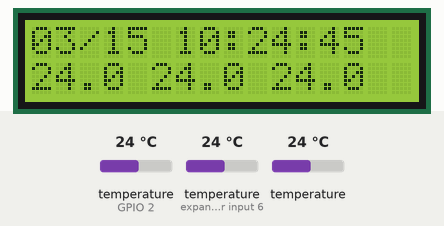
The sketch below on a simulated ESP32. Parts: 16×2 character LCD. The test bench sets the inputs (shaded band); at power-on: temperature (sensors on GPIO 2, expander input 6) 24 °C, temperature 24 °C. WiFi joins after 1.5 s; servers stay silent unless stated; a WiFi scan finds three made-up networks; uploads are accepted with an empty reply; the local clock reads 2024-03-15 10:24:30 at power-on unless the sketch sets it; what the sketch prints to the serial monitor is not drawn.

Above: at 16.4 s.
16.5 s: temperature (sensor on GPIO 2) set to 12 °C
At 22.3 s:
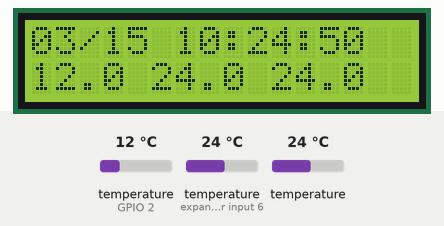
22.6 s: temperature (sensor on expander input 6) set to 12 °C
At 26.4 s:
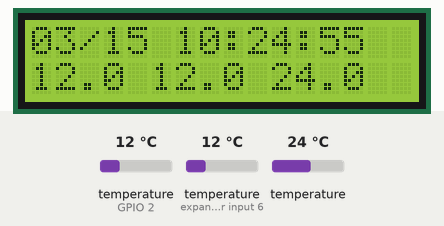
27.6 s: temperature (sensor 202) set to 12 °C
At 31.4 s:
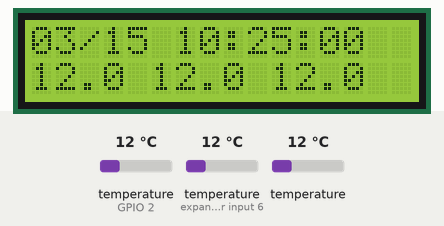
32.6 s: temperature (sensor on GPIO 2) set to 19 °C
At 36.4 s:
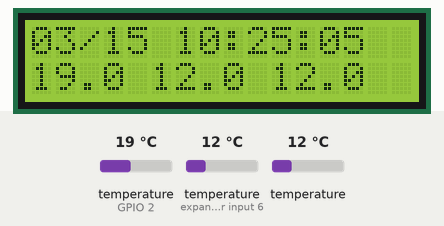
37.6 s: temperature (sensor on expander input 6) set to 19 °C
At 41.4 s:
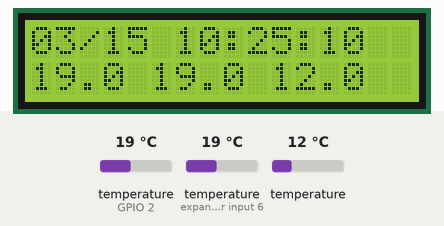
42.6 s: temperature (sensor 202) set to 19 °C
At 46.4 s:
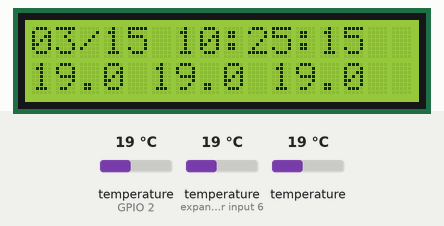
Timing chart, 0 to 47.9 s (numbered marks = the images above; inputs shaded):
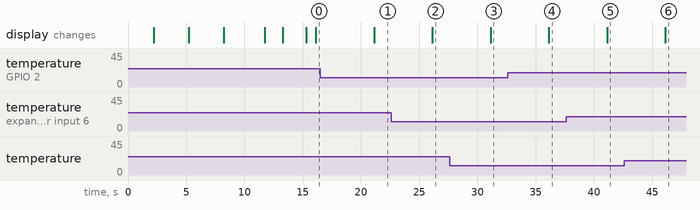

Measured:
- after the input at 16.5 s, the display: changes after 4.6 s (image 1)
- after the input at 22.6 s, the display: changes after 3.5 s (image 2)
- after the input at 27.6 s, the display: changes after 3.5 s (image 3)
- after the input at 32.6 s, the display: changes after 3.5 s (image 4)
- after the input at 37.6 s, the display: changes after 3.5 s (image 5)
- after the input at 42.6 s, the display: changes after 3.5 s (image 6)

The sketch:

sensor_cacao.ino
```cpp
#include <Wire.h>
#include <LiquidCrystal_I2C.h>
#include "OneWire.h"
#include "DallasTemperature.h"
#include <WiFi.h>
#include <HTTPClient.h>
#include "time.h"

#define ONE_WIRE_BUS 2

OneWire oneWire(ONE_WIRE_BUS);
DallasTemperature sensors(&oneWire);

// Set the LCD address to 0x27 or 0x3F depending on your module
LiquidCrystal_I2C lcd(0x27, 16, 2);

// Define custom I2C pins
#define SDA_PIN 8
#define SCL_PIN 9

#define SENSOR_ID "baltasar"

typedef struct {
  const char* ssid;
  const char* password;
} WifiNetwork;

// Add more networks here as needed
WifiNetwork networks[] = {
  { "MOTMOT-ENG",     "PrimeroPaPachus" },
  { "MOTMOT-2.4GHZ",  "PrimeroPaPachus" },
  { "LaCarbonera",    "PrimeroPaPachus" },
};
const int networkCount = sizeof(networks) / sizeof(networks[0]);

// Circular buffer for temperature readings
#define MAX_READINGS     100
#define READ_INTERVAL    5000UL    // 5 seconds
#define SAVE_INTERVAL    300000UL  // 5 minutes

char readingBuffer[MAX_READINGS][80];
int  bufferHead  = 0;
int  bufferCount = 0;

unsigned long lastReadTime = 0;
unsigned long lastSaveTime = 0;

// UTC offset in seconds: adjust for your timezone
// e.g. UTC-6 = -6 * 3600 = -21600
const long  gmtOffset_sec     = -6 * 3600;
const int   daylightOffset_sec = 0;

void sendBuffer() {
  if (bufferCount == 0 || WiFi.status() != WL_CONNECTED) return;

  // Build plain text payload: one entry per line
  String payload = "";
  int start = (bufferHead - bufferCount + MAX_READINGS) % MAX_READINGS;
  for (int i = 0; i < bufferCount; i++) {
    int idx = (start + i) % MAX_READINGS;
    payload += readingBuffer[idx];
    payload += "\n";
  }

  HTTPClient http;
  http.begin("https://cacao.parkerlabs.dev/samples");
  http.addHeader("Content-Type", "text/plain");
  int code = http.POST(payload);
  Serial.print("POST status: "); Serial.println(code);
  http.end();
}

// Tries each network in order. Returns true if connected.
bool connectWiFi() {
  WiFi.mode(WIFI_STA);
  WiFi.disconnect();
  delay(500);
  for (int i = 0; i < networkCount; i++) {
    Serial.print("Trying: "); Serial.println(networks[i].ssid);
    lcd.clear();
    lcd.setCursor(0, 0); lcd.print("Trying:");
    lcd.setCursor(0, 1); lcd.print(networks[i].ssid);

    WiFi.begin(networks[i].ssid, networks[i].password);
    WiFi.setTxPower(WIFI_POWER_8_5dBm);
    delay(1000);

    int attempts = 0;
    while (WiFi.status() != WL_CONNECTED && attempts < 20) {
      delay(500);
      attempts++;
      Serial.print("Attempt "); Serial.print(attempts);
      Serial.print(" - Status: "); Serial.println(WiFi.status());
    }

    if (WiFi.status() == WL_CONNECTED) {
      Serial.println("Connected to: " + String(networks[i].ssid));
      lcd.clear();
      lcd.setCursor(0, 0); lcd.print("Connected:");
      lcd.setCursor(0, 1); lcd.print(networks[i].ssid);
      delay(2000);
      return true;
    }
    WiFi.disconnect();
    delay(500);
  }
  Serial.println("All networks failed.");
  return false;
}

void reconnectWiFi() {
  if (WiFi.status() == WL_CONNECTED) return;
  Serial.println("WiFi lost, reconnecting...");
  connectWiFi(); // don't halt on failure, will retry next loop
}

void setup() {
  sensors.begin();
  Serial.begin(9600);

  // Initialize the I2C bus with custom SDA and SCL pins
  Wire.begin(SDA_PIN, SCL_PIN);

  // Initialize the LCD
  lcd.init();
  lcd.backlight();

  // Scan and display available networks
  WiFi.mode(WIFI_STA);
  WiFi.disconnect();
  delay(100);
  int n = WiFi.scanNetworks();
  Serial.println("Networks found:");
  for (int i = 0; i < n; i++) {
    Serial.print(i); Serial.print(": ");
    Serial.print(WiFi.SSID(i));
    Serial.print(" ("); Serial.print(WiFi.RSSI(i)); Serial.println(" dBm)");
    lcd.clear();
    lcd.setCursor(0, 0); lcd.print(WiFi.SSID(i));
    lcd.setCursor(0, 1); lcd.print(WiFi.RSSI(i)); lcd.print(" dBm");
    delay(3000);
  }

  if (!connectWiFi()) {
    lcd.clear();
    lcd.print("No WiFi found");
    while (true) delay(1000);
  }

  // Sync time via NTP
  configTime(gmtOffset_sec, daylightOffset_sec, "pool.ntp.org");
  lcd.clear();
  lcd.print("Syncing time...");
  struct tm timeinfo;
  while (!getLocalTime(&timeinfo)) {
    delay(500);
    Serial.println("Waiting for NTP...");
  }
  Serial.println("Time synced");
  lcd.clear();

  // Force first save on the first read
  lastSaveTime = millis() - SAVE_INTERVAL;
}

void loop() {
  reconnectWiFi();

  unsigned long now = millis();

  if (now - lastReadTime >= READ_INTERVAL) {
    lastReadTime = now;

    struct tm timeinfo;
    getLocalTime(&timeinfo);

    sensors.requestTemperatures();
    float tempC0 = sensors.getTempCByIndex(0);
    float tempC1 = sensors.getTempCByIndex(1);
    float tempC2 = sensors.getTempCByIndex(2);

    // Serial output
    // Serial.println(&timeinfo, "%Y-%m-%d %H:%M:%S");
    // Serial.print("Sensor 1: "); Serial.println(tempC0 != DEVICE_DISCONNECTED_C ? tempC0 : -999);
    // Serial.print("Sensor 2: "); Serial.println(tempC1 != DEVICE_DISCONNECTED_C ? tempC1 : -999);
    // Serial.print("Sensor 3: "); Serial.println(tempC2 != DEVICE_DISCONNECTED_C ? tempC2 : -999);

    // LCD line 1: "MM/DD HH:MM:SS"
    lcd.clear();
    lcd.setCursor(0, 0);
    char timeBuf[17];
    strftime(timeBuf, sizeof(timeBuf), "%m/%d %H:%M:%S", &timeinfo);
    lcd.print(timeBuf);

    // LCD line 2: "28.5 27.1 29.0"
    lcd.setCursor(0, 1);
    char buf[5];
    float temps[3] = {tempC0, tempC1, tempC2};
    for (int i = 0; i < 3; i++) {
      if (i > 0) lcd.print(" ");
      if (temps[i] != DEVICE_DISCONNECTED_C) {
        dtostrf(temps[i], 4, 1, buf);
        lcd.print(buf);
      } else {
        lcd.print(" ---");
      }
    }

    // Save to circular buffer every 5 minutes
    if (now - lastSaveTime >= SAVE_INTERVAL) {
      lastSaveTime = now;

      // Build datetime with timezone offset: 2026-02-11T16:43:03.000000-06:00
      char datetime[36];
      strftime(datetime, sizeof(datetime), "%Y-%m-%dT%H:%M:%S.000000", &timeinfo);
      char tz[7];
      int tzHours = abs(gmtOffset_sec / 3600);
      char tzSign = gmtOffset_sec >= 0 ? '+' : '-';
      sprintf(tz, "%c%02d:00", tzSign, tzHours);
      strcat(datetime, tz);

      // Format: SENSOR_ID,datetime,t0,t1,t2
      char t0[7], t1[7], t2[7];
      dtostrf(tempC0 != DEVICE_DISCONNECTED_C ? tempC0 : -999, 5, 2, t0);
      dtostrf(tempC1 != DEVICE_DISCONNECTED_C ? tempC1 : -999, 5, 2, t1);
      dtostrf(tempC2 != DEVICE_DISCONNECTED_C ? tempC2 : -999, 5, 2, t2);

      snprintf(readingBuffer[bufferHead], 80, "%s,%s,%s,%s,%s",
               SENSOR_ID, datetime,
               t0, t1, t2);

      bufferHead = (bufferHead + 1) % MAX_READINGS;
      if (bufferCount < MAX_READINGS) bufferCount++;

      Serial.print("Saved: "); Serial.println(readingBuffer[(bufferHead - 1 + MAX_READINGS) % MAX_READINGS]);

      sendBuffer();
    }
  }
}
```
